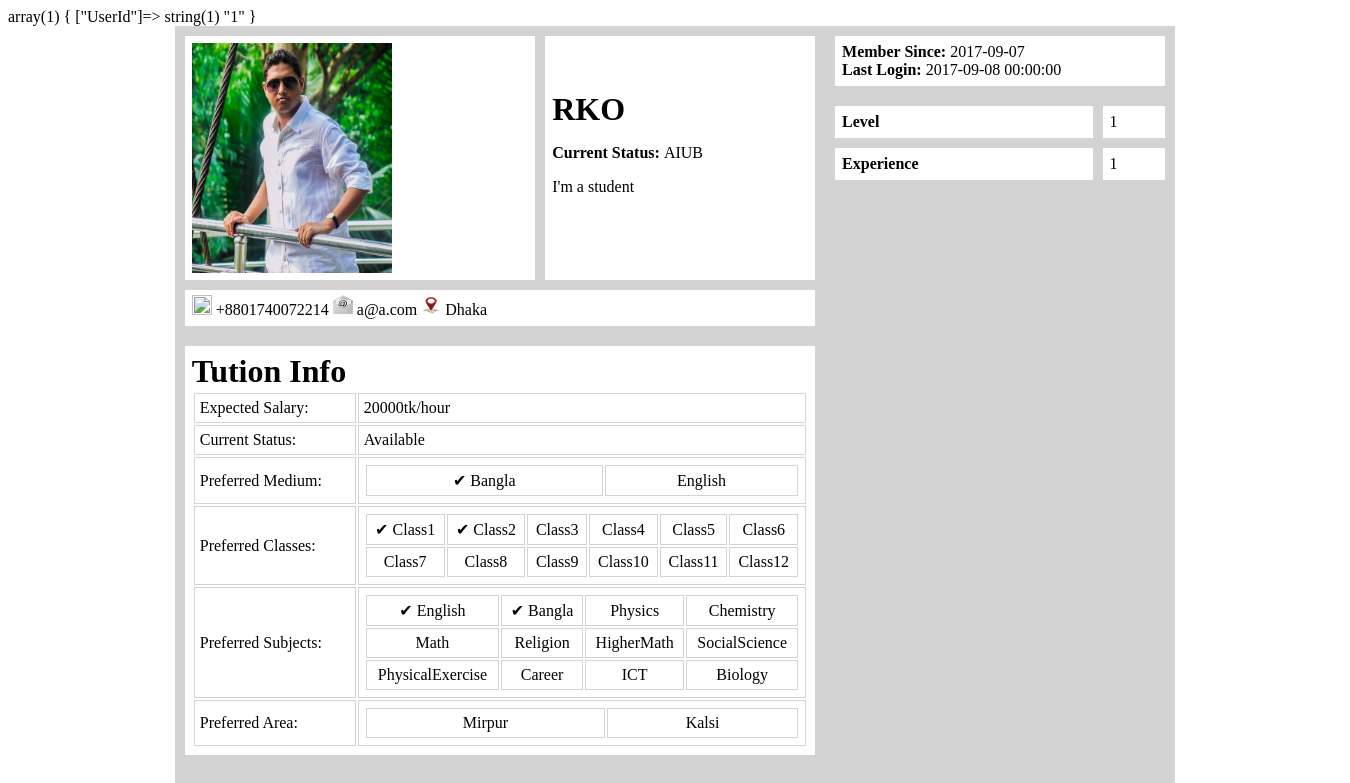
The page /App/TutorProfile.php (signed in) on the database its author committed.
### tables this page shows
CREATE TABLE IF NOT EXISTS `user` (
  `Id` int(11) NOT NULL AUTO_INCREMENT,
  `Name` varchar(30) DEFAULT NULL,
  `Email` varchar(30) NOT NULL,
  `Password` varchar(30) NOT NULL,
  `UserImage` varchar(10000) DEFAULT NULL,
  `MemberSince` date NOT NULL,
  `UserType` varchar(20) NOT NULL,
  PRIMARY KEY (`Id`),
  UNIQUE KEY `Email` (`Email`)
);

CREATE TABLE IF NOT EXISTS `userinfo` (
  `SerialNo` int(11) NOT NULL AUTO_INCREMENT,
  `TutorId` int(11) NOT NULL,
  `MobileNo` varchar(20) DEFAULT NULL,
  `Address` varchar(100) DEFAULT NULL,
  `CurrentStatus` varchar(250) DEFAULT NULL,
  `Bio` varchar(500) DEFAULT NULL,
  `LastLogin` datetime DEFAULT NULL,
  `Level` int(11) DEFAULT NULL,
  `Experience` int(11) DEFAULT NULL,
  PRIMARY KEY (`SerialNo`)
);

CREATE TABLE IF NOT EXISTS `searchinfo` (
  `SerialNo` int(11) NOT NULL AUTO_INCREMENT,
  `UserId` int(11) NOT NULL,
  `Gender` varchar(20) DEFAULT NULL,
  `Availability` tinyint(1) DEFAULT NULL,
  `PrefferedLocation` varchar(300) DEFAULT NULL,
  `PrefferedSubjects` varchar(300) DEFAULT NULL,
  `PrefferedClasses` varchar(300) DEFAULT NULL,
  `PrefferedMedium` varchar(50) DEFAULT NULL,
  `ExpextedSalary` double DEFAULT NULL,
  PRIMARY KEY (`SerialNo`),
  KEY `UserId` (`UserId`)
);

### service/data_access.php (called while the page is built, shortened)
<?php
    $host="127.0.0.1";
    $user="tazim";
    $pass="1";
    $dbname="tutorshub";
    $port=3306;
    function executeSQL($sql){
        global $host, $user, $pass, $dbname, $port;
        $link=mysqli_connect($host, $user, $pass, $dbname, $port);
        $result = mysqli_query($link, $sql);
        return $result;
    }
?>

### service/TutorService.php (called while the page is built, shortened)
<?php
function getTutorbyId($tutorId){
    $sql = "SELECT * FROM user where Id=$tutorId";
    $result = executeSQL($sql);
    $row=mysqli_fetch_assoc($result);
    return $row;
}
?>

### service/SearchInfoService.php (called while the page is built, shortened)
<?php
function getSearchInfo($tutorID){
    $sql = "SELECT * FROM searchinfo WHERE UserID= $tutorID";
    $result = executeSQL($sql);
    $row=mysqli_fetch_assoc($result);
    return $row;
}

### service/TutorInfoService.php (called while the page is built, shortened)
<?php
function GetTutorInfo($tutorID){
    $sql = "SELECT * FROM userinfo WHERE TutorId= $tutorID";
    $result = executeSQL($sql);
    $row=mysqli_fetch_assoc($result);
    return $row;
}

### App/TutorProfile.php (the view, shortened to what this page needs)
<?php
var_dump($_SESSION);
?>
<?php require_once("../service/data_access.php") ?>
<?php require_once("../service/TutorService.php") ?>
<?php require_once("../service/TutorInfoService.php") ?>
<?php require_once("../service/SearchInfoService.php") ?>
<?php
$tutor=getTutorbyId($_SESSION["UserId"]);
$name=$tutor['Name'];
$mail=$tutor['Email'];
$imageUrl="Resources/a.jpg";
$activation=$tutor['MemberSince'];;
$tutorSearchInfo=getSearchInfo($_SESSION['UserId']);
$salary=$tutorSearchInfo['ExpextedSalary'];
$areas=$tutorSearchInfo['PrefferedLocation'];
$area=explode(",",$areas);
$medium=$tutorSearchInfo['PrefferedMedium'];
$classes=$tutorSearchInfo['PrefferedClasses'];
$class=explode(",",$classes);
$subjects=$tutorSearchInfo['PrefferedSubjects'];
$subject=explode(",",$subjects);
if($tutorSearchInfo['Availability'])
{
    $availability="Available";
}
else
{
    $availability="Not Available";
}
$tutorInfo=GetTutorInfo($_SESSION['UserId']);
$status=$tutorInfo['CurrentStatus'];
$bio=$tutorInfo['Bio'];
$phone=$tutorInfo['MobileNo'];
$address=$tutorInfo['Address'];
$log=$tutorInfo['LastLogin'];
$level=$tutorInfo['Level'];
$experience=$tutorInfo['Experience'];
?>
<html>
<body>
<div class="container">
    <div class="wrap">
        <div class="left">
            <table style="width=100%" cellspacing="10">
                <tr>
                    <td>
                        <img src=<?php echo $imageUrl; ?>  style="width:200px;height:230px;">
                    </td>
                    <td>
                        <h1 style="margin-top:-30px">  <?php echo $name; ?> </h1>
                        <p> <b>Current Status: </b> <?php echo $status; ?>  </p>
                        <p> <?php echo $bio; ?> </p>
                    </td>
                </tr>
                <td  colspan="2">
                    <p style="margin-top:-20px"> <br> <img src="Resources/call.png"  style="width:20px;height:20px;"> +88<?php echo $phone; ?> <img src="Resources/email.jpg"  style="width:20px;height:20px;"> <?php echo $mail; ?> <img src="Resources/add.png"  style="width:20px;height:20px;"> <?php echo $address; ?> </P>
                </td>
            </table>
            <table cellspacing="10">
                <td>
                    <h1>
                        Tution Info
                    </h1>
                    <table id="one">
                        <tr >
                            <td style="width:150px">
                                Expected Salary:
                            </td>
                            <td>
                                <?php echo $salary; ?>tk/hour
                            </td>
                        </tr>
                        <tr>
                            <td >
                                Current Status:
                            </td>
                            <td>
                                <?php echo $availability; ?>
                            </td>
                        </tr>
                        <tr>
                            <td>
                                Preferred Medium:
                            </td>
                            <td>
                                <table id="two">
                                    <tr>
                                        <td align="center">
                                            <p> <?php if($medium=="Both" || $medium=="Bangla") echo"&#10004;";?> Bangla </p>
                                        </td>
                                        <td align="center">
                                            <p> <?php if($medium=="Both" || $medium=="English") echo"&#10004;";?> English </p>
                                        </td>
                                    </tr>
                                </table>
                            </td>
                        </tr>
                        <tr>
                            <td >
                                Preferred Classes:
                            </td>
                            <td>
                                <table id="two">
                                    <tr>
                                        <td>
                                            <p> <?php for($i=0;$i<sizeof($class);$i++){ if($class[$i]==1){ echo "&#10004;"; break;}} ?> Class1 </p>
                                        </td>
                                        <td>
                                        <p> <?php for($i=0;$i<sizeof($class);$i++){ if($class[$i]==2){ echo "&#10004;"; break;}} ?> Class2 </p>
                                        </td>
                                        <td>
                                            <p> <?php for($i=0;$i<sizeof($class);$i++){ if($class[$i]==3){ echo "&#10004;"; break;}} ?> Class3 </p>
                                        </td>
                                        <td>
                                            <p> <?php for($i=0;$i<sizeof($class);$i++){ if($class[$i]==4){ echo "&#10004;"; break;}} ?> Class4 </p>
                                        </td>
                                        <td>
                                            <p> <?php for($i=0;$i<sizeof($class);$i++){ if($class[$i]==5){ echo "&#10004;"; break;}} ?> Class5 </p>
                                        </td>
                                        <td>
                                            <p> <?php for($i=0;$i<sizeof($class);$i++){ if($class[$i]==6){ echo "&#10004;"; break;}} ?> Class6 </p>
                                        </td>
                                    </tr>
                                    <tr>
                                        <td>
                                            <p> <?php for($i=0;$i<sizeof($class);$i++){ if($class[$i]==7){ echo "&#10004;"; break;}} ?> Class7 </p>
                                        </td>
                                        <td>
                                            <p> <?php for($i=0;$i<sizeof($class);$i++){ if($class[$i]==8){ echo "&#10004;"; break;}} ?> Class8 </p>
                                        </td>
                                        <td>
                                            <p> <?php for($i=0;$i<sizeof($class);$i++){ if($class[$i]==9){ echo "&#10004;"; break;}} ?> Class9 </p>
                                        </td>
                                        <td>
                                            <p> <?php for($i=0;$i<sizeof($class);$i++){ if($class[$i]==10){ echo "&#10004;"; break;}} ?> Class10 </p>
                                        </td>
                                        <td>
                                            <p> <?php for($i=0;$i<sizeof($class);$i++){ if($class[$i]==11){ echo "&#10004;"; break;}} ?> Class11 </p>
                                        </td>
                                        <td>
                                            <p> <?php for($i=0;$i<sizeof($class);$i++){ if($class[$i]==12){ echo "&#10004;"; break;}} ?> Class12 </p>
                                        </td>
                                    </tr>
                                </table>
                            </td>
                        </tr>
                        <tr>
                            <td >
                                Preferred Subjects:
                            </td>
                            <td>
                                <table id="two">
                                    <tr>
                                        <td>
                                            <p><?php for($i=0;$i<sizeof($subject);$i++){ if($subject[$i]=="English"){ echo "&#10004;"; break;}} ?>  English </p>
                                        </td>
                                        <td>
                                            <p><?php for($i=0;$i<sizeof($subject);$i++){ if($subject[$i]=="Bangla"){ echo "&#10004;"; break;}} ?> Bangla </p>
                                        </td>
                                        <td>
                                            <p><?php for($i=0;$i<sizeof($subject);$i++){ if($subject[$i]=="Physics"){ echo "&#10004;"; break;}} ?> Physics </p>
                                        </td>
                                        <td>
                                            <p><?php for($i=0;$i<sizeof($subject);$i++){ if($subject[$i]=="Chemistry"){ echo "&#10004;"; break;}} ?> Chemistry </p>
                                        </td>
                                    </tr>
                                    <tr>
                                        <td>
                                            <p><?php for($i=0;$i<sizeof($subject);$i++){ if($subject[$i]=="Math"){ echo "&#10004;"; break;}} ?>  Math </p>
                                        </td>
                                        <td>
                                            <p><?php for($i=0;$i<sizeof($subject);$i++){ if($subject[$i]=="Religion"){ echo "&#10004;"; break;}} ?> Religion </p>
                                        </td>
                                        <td>
                                            <p><?php for($i=0;$i<sizeof($subject);$i++){ if($subject[$i]=="HigherMath"){ echo "&#10004;"; break;}} ?> HigherMath </p>
                                        </td>
                                        <td>
                                            <p><?php for($i=0;$i<sizeof($subject);$i++){ if($subject[$i]=="SocialScience"){ echo "&#10004;"; break;}} ?> SocialScience </p>
                                        </td>
                                    </tr>
                                    <tr>
                                        <td>
                                            <p><?php for($i=0;$i<sizeof($subject);$i++){ if($subject[$i]=="PhysicalExercise"){ echo "&#10004;"; break;}} ?>  PhysicalExercise </p>
                                        </td>
                                        <td>
                                            <p><?php for($i=0;$i<sizeof($subject);$i++){ if($subject[$i]=="Career"){ echo "&#10004;"; break;}} ?> Career </p>
                                        </td>
                                        <td>
                                            <p><?php for($i=0;$i<sizeof($subject);$i++){ if($subject[$i]=="ICT"){ echo "&#10004;"; break;}} ?> ICT </p>
                                        </td>
                                        <td>
                                            <p><?php for($i=0;$i<sizeof($subject);$i++){ if($subject[$i]=="Biology"){ echo "&#10004;"; break;}} ?> Biology </p>
                                        </td>
                                    </tr>
                                </table>
                            </td>
                        </tr>
                        <tr>
                            <td >
                                Preferred Area:
                            </td>
                            <td>
                                <table id="two">
                                    <tr>
                                        <?php for($i=0;$i<sizeof($area);$i++){ echo"<td><p>$area[$i]</p></td>";} ?>
                                    </tr>
                                </table>
                            </td>
                        </tr>
                    </table>
                </td>
            </table>
        </div>
        <div class="right">
            <table style="margin-top:0px" cellspacing="10">
                <td colspan="2">
                    <b> Member Since: </b> <?php echo $activation; ?> <br>
                    <b> Last Login: </b> <?php echo $log; ?> <br>
                </td>
            </table>
            <table  cellspacing="10">
                <tr>
                    <td>
                        <b> Level </b>
                    </td>
                    <td>
                        <p> <?php echo $level; ?> </p>
                    </td>
                </tr>
                <tr>
                    <td>
                        <b> Experience </b>
                    </td>
                    <td>
                        <p> <?php echo $experience; ?> </p>
                    </td>
                </tr>
            </table>
        </div>
    </div>
</div>
</body>
</html>

### App/TutorProfile.php (style rules this page uses)
.container { width:100%; margin-left:12.5%; margin-right:12.5%; }
.wrap { width: 75%;  position: absolute; float: center; background:lightgray; height:830px; }
.left { float:left; width: 65%; }
.right { float: right; width: 35%; }
table { border: 1px gray; width: 100%; }
th, td { padding: 7px; text-align: left; }
tr { background-color: white }
h1, h2, h3, h4, h5, h6 { margin-top:0px; margin-bottom:1px; padding: 0px; }
#one td { border: .5px solid lightgray; padding: 5px; }
#two td { border: .5px solid-lightgray; padding: 5px; text-align: center; }

### rows shown on the page
user: Name "RKO", Email "a@a.com", MemberSince "2017-09-07"
userinfo: CurrentStatus "AIUB", Bio "I'm a student", MobileNo "01740072214", Address "Dhaka", LastLogin "2017-09-08 00:00:00", Level "1", Experience "1"
searchinfo: ExpextedSalary "20000", Availability "Available", PrefferedLocation "Mirpur", PrefferedLocation "Kalsi"
